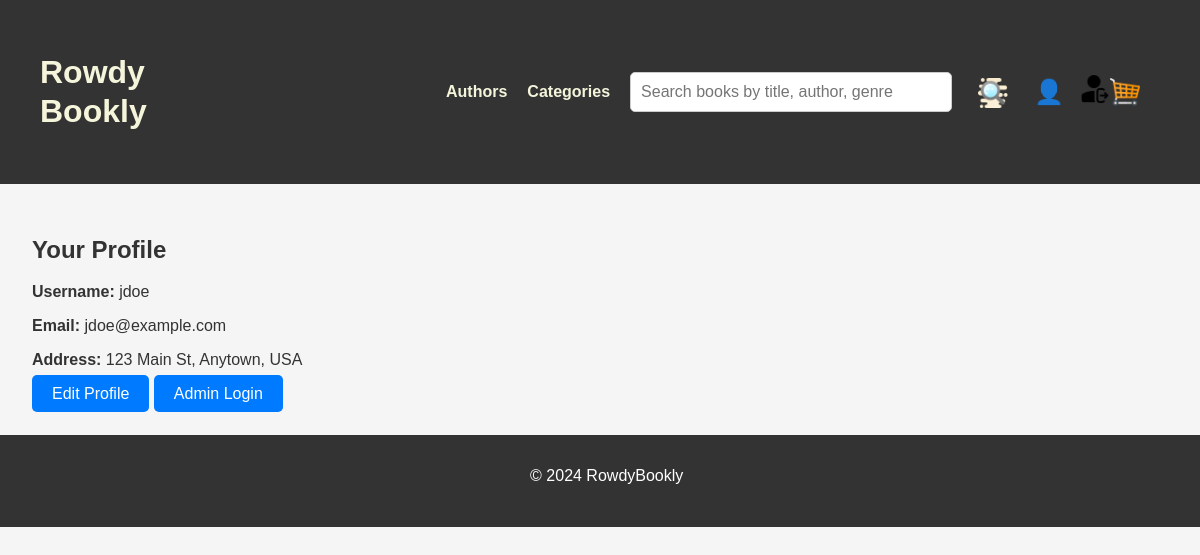
The app's page /profile.php (signed in) with its own data.
### tables this page shows
CREATE TABLE Users (
    user_id INT AUTO_INCREMENT PRIMARY KEY,
    username VARCHAR(50) NOT NULL UNIQUE,
    password_hash VARCHAR(255) NOT NULL,
    email VARCHAR(100) NOT NULL UNIQUE,
    address TEXT,
    created_at TIMESTAMP DEFAULT CURRENT_TIMESTAMP
);

### profile.php (the view, shortened to what this page needs)
<?php
include 'config.php';
$user_id = $_SESSION['user_id'];
$stmt = $conn->prepare("SELECT username, email, address FROM Users WHERE user_id = ?");
$stmt->bind_param("i", $user_id);
$stmt->execute();
$stmt->bind_result($username, $email, $address);
?>
<!DOCTYPE html>
<html lang="en">
<head>
    <link rel="stylesheet" href="css/style.css">
    <?php include "navigation-bar.php" ?>
</head>
<body>
    <main class="main-container">
        <section class="welcome">
            <div class="welcome-text">
                <h2>Your Profile</h2>
                <p><strong>Username:</strong> <?php echo htmlspecialchars($username); ?></p>
                <p><strong>Email:</strong> <?php echo htmlspecialchars($email); ?></p>
                <p><strong>Address:</strong> <?php echo htmlspecialchars($address ?: 'Not provided'); ?></p>
                <a href="edit-profile.php" class="admin-login-button" style="padding: 10px 20px; background-color: #007BFF; color: white; text-decoration: none; border-radius: 5px;">Edit Profile</a>
                <a href="admin-login.php" class="admin-login-button" style="padding: 10px 20px; background-color: #007BFF; color: white; text-decoration: none; border-radius: 5px;">Admin Login</a>
            </div>
        </section>
    </main>
    <footer>
        <p>&copy; 2024 RowdyBookly</p>
    </footer>
</body>
</html>

### css/style.css (style rules this page uses)
body { font-family: Arial, sans-serif; color: #333; background-color: #f5f5f5; margin: 0; padding: 0; }
footer { clear: both; position: relative; width: auto; margin-left:0%; margin-right:0%; width: 98.45%; bottom: 0; height: 60px; }
.main-container { display: flex; justify-content: space-between; padding: 2rem; }
.welcome { width: 60%; }
.welcome-text { max-width: 100%; font-size: 1rem; color: #333; }
footer { background-color: #333; color: #fff; text-align: center; padding: 1rem; }

### records on screen
users: username "jdoe", email "jdoe@example.com", address "123 Main St, Anytown, USA"
